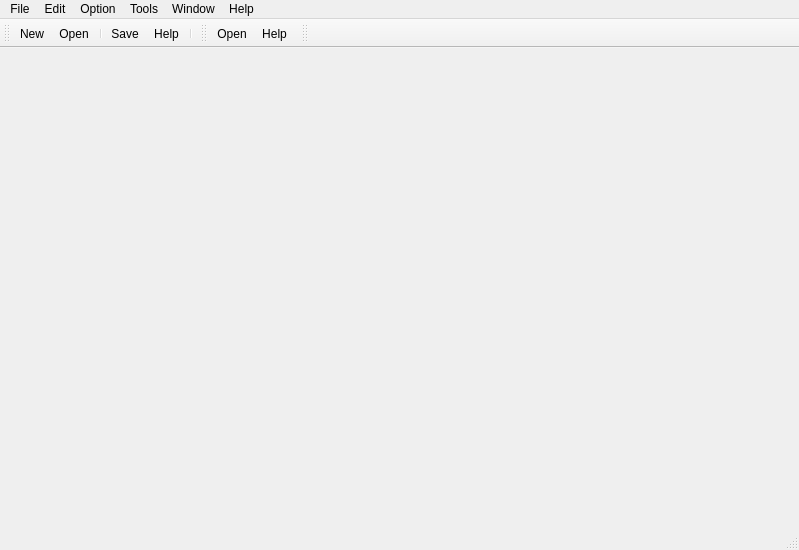
<?xml version="1.0" encoding="UTF-8"?>
<ui version="4.0">
 <class>MainWindow</class>
 <widget class="QMainWindow" name="MainWindow">
  <property name="geometry">
   <rect>
    <x>0</x>
    <y>0</y>
    <width>799</width>
    <height>550</height>
   </rect>
  </property>
  <property name="windowTitle">
   <string>MainWindow</string>
  </property>
  <widget class="QWidget" name="centralWidget"/>
  <widget class="QMenuBar" name="menuBar">
   <property name="geometry">
    <rect>
     <x>0</x>
     <y>0</y>
     <width>799</width>
     <height>23</height>
    </rect>
   </property>
   <widget class="QMenu" name="menuFile">
    <property name="title">
     <string>File</string>
    </property>
    <addaction name="actionnew"/>
    <addaction name="actionOpen"/>
    <addaction name="actionSave"/>
    <addaction name="separator"/>
    <addaction name="actionExit"/>
   </widget>
   <widget class="QMenu" name="menuEdit">
    <property name="title">
     <string>Edit</string>
    </property>
   </widget>
   <widget class="QMenu" name="menuHelp">
    <property name="title">
     <string>Help</string>
    </property>
    <addaction name="actionHelp"/>
    <addaction name="actionAbout"/>
   </widget>
   <widget class="QMenu" name="menuOption">
    <property name="title">
     <string>Option</string>
    </property>
    <addaction name="actionFtpSeting"/>
   </widget>
   <widget class="QMenu" name="menuWindow">
    <property name="title">
     <string>Window</string>
    </property>
   </widget>
   <widget class="QMenu" name="menuTools">
    <property name="title">
     <string>Tools</string>
    </property>
    <addaction name="actionSocketServer"/>
    <addaction name="actionSocketClinet"/>
   </widget>
   <addaction name="menuFile"/>
   <addaction name="menuEdit"/>
   <addaction name="menuOption"/>
   <addaction name="menuTools"/>
   <addaction name="menuWindow"/>
   <addaction name="menuHelp"/>
  </widget>
  <widget class="QToolBar" name="mainToolBar">
   <property name="windowTitle">
    <string>mainToolBar</string>
   </property>
   <attribute name="toolBarArea">
    <enum>TopToolBarArea</enum>
   </attribute>
   <attribute name="toolBarBreak">
    <bool>false</bool>
   </attribute>
   <addaction name="actionnew"/>
   <addaction name="actionOpen"/>
   <addaction name="separator"/>
   <addaction name="actionSave"/>
   <addaction name="actionHelp"/>
   <addaction name="separator"/>
  </widget>
  <widget class="QStatusBar" name="statusBar"/>
  <widget class="QToolBar" name="loginBar">
   <property name="windowTitle">
    <string>loginBar</string>
   </property>
   <attribute name="toolBarArea">
    <enum>TopToolBarArea</enum>
   </attribute>
   <attribute name="toolBarBreak">
    <bool>false</bool>
   </attribute>
   <addaction name="actionOpen"/>
   <addaction name="actionHelp"/>
  </widget>
  <widget class="QToolBar" name="toolBar">
   <property name="windowTitle">
    <string>toolBar</string>
   </property>
   <attribute name="toolBarArea">
    <enum>TopToolBarArea</enum>
   </attribute>
   <attribute name="toolBarBreak">
    <bool>false</bool>
   </attribute>
  </widget>
  <action name="actionnew">
   <property name="icon">
    <iconset resource="qrc.qrc">
     <normaloff>:/icon/PNG/32px/037-file-empty.png</normaloff>:/icon/PNG/32px/037-file-empty.png</iconset>
   </property>
   <property name="text">
    <string>New</string>
   </property>
  </action>
  <action name="actionOpen">
   <property name="icon">
    <iconset resource="qrc.qrc">
     <normaloff>:/icon/PNG/32px/049-folder-open.png</normaloff>:/icon/PNG/32px/049-folder-open.png</iconset>
   </property>
   <property name="text">
    <string>Open</string>
   </property>
  </action>
  <action name="actionSave">
   <property name="icon">
    <iconset resource="qrc.qrc">
     <normaloff>:/icon/PNG/32px/099-floppy-disk.png</normaloff>:/icon/PNG/32px/099-floppy-disk.png</iconset>
   </property>
   <property name="text">
    <string>Save</string>
   </property>
  </action>
  <action name="actionExit">
   <property name="text">
    <string>Exit</string>
   </property>
  </action>
  <action name="actionHelp">
   <property name="icon">
    <iconset resource="qrc.qrc">
     <normaloff>:/icon/PNG/32px/179-accessibility.png</normaloff>:/icon/PNG/32px/179-accessibility.png</iconset>
   </property>
   <property name="text">
    <string>Help</string>
   </property>
  </action>
  <action name="actionAbout">
   <property name="text">
    <string>About</string>
   </property>
  </action>
  <action name="actionFtpSeting">
   <property name="text">
    <string>FtpSeting</string>
   </property>
  </action>
  <action name="actionSocketServer">
   <property name="text">
    <string>SocketServer</string>
   </property>
  </action>
  <action name="actionSocketClinet">
   <property name="text">
    <string>SocketClinet</string>
   </property>
  </action>
 </widget>
 <layoutdefault spacing="6" margin="11"/>
 <resources>
  <include location="qrc.qrc"/>
 </resources>
 <connections/>
</ui>
